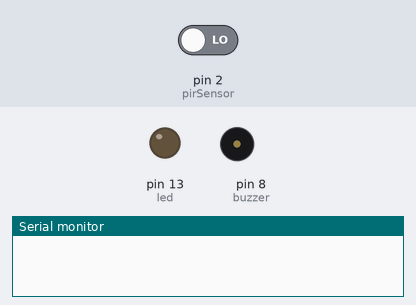
Recording of a sketch running on a simulated Arduino Uno, built with avr-gcc and run on an emulated ATmega328P. Shown: output pins drawn as LEDs (lit = HIGH), buzzer (waves = sounding, pin HIGH), the last lines printed to the serial monitor. Inputs (shaded band) come from the test bench; at power-on: pin 2 (pirSensor) LOW.

Above: at 1.2 s.
1.3 s: pin 2 (pirSensor) driven HIGH
At 1.9 s:
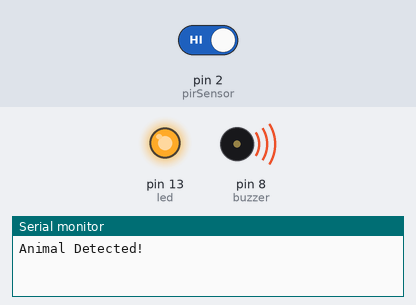
2.8 s: pin 2 (pirSensor) driven LOW
At 5.4 s:
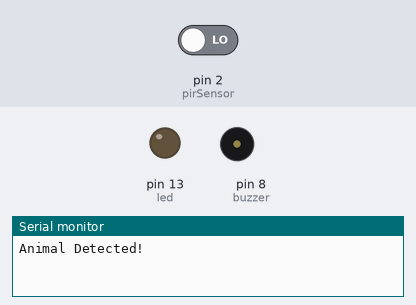
Timing chart, 0 to 6.9 s (numbered marks = the images above; inputs shaded):
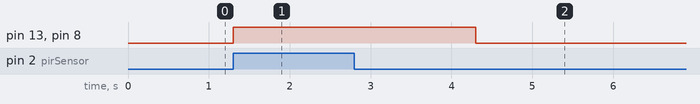

The sketch:

SmartAnimalDetectorSystem.ino
```cpp
int pirSensor = 2;
int buzzer = 8;
int led = 13;
void setup() {
  pinMode(pirSensor, INPUT);
  pinMode(buzzer, OUTPUT);
  pinMode(led, OUTPUT);
  Serial.begin(9600);
  digitalWrite(buzzer, LOW);
  digitalWrite(led, LOW);
}
void loop() {
  int motion = digitalRead(pirSensor);
  if (motion == HIGH) {
    Serial.println("Animal Detected!");
    digitalWrite(buzzer, HIGH);
    digitalWrite(led, HIGH);
    delay(3000);
    digitalWrite(buzzer, LOW);
    digitalWrite(led, LOW);
  } else {
    digitalWrite(buzzer, LOW);
    digitalWrite(led, LOW);
  }
}
```

Measured:
- after the input at 1.3 s, pin 13 (led), pin 8 (buzzer): LOW → HIGH at once
- after the input at 2.8 s, pin 13 (led), pin 8 (buzzer): HIGH → LOW after 1.5 s
